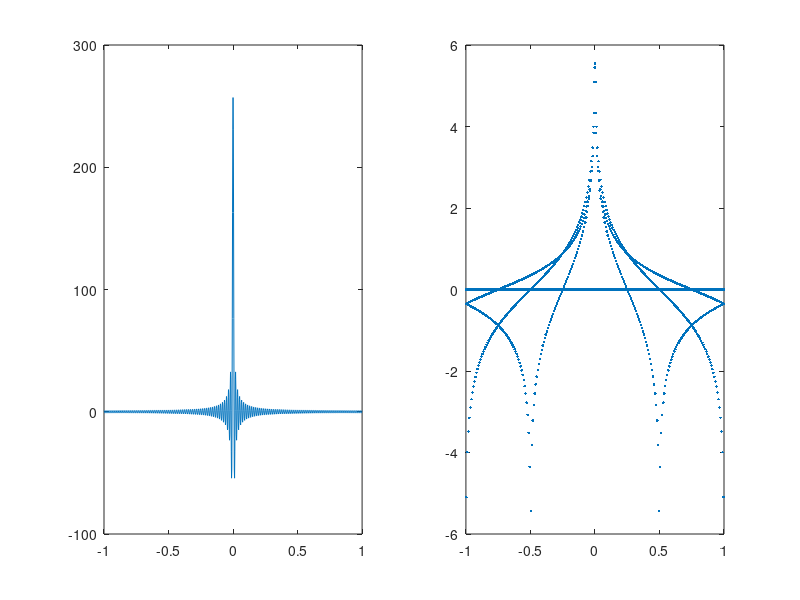

Write the MATLAB code that produced this figure. (Note: this script raises an error after producing the figure.)

%%%%%%%%;
% Note that delta-function is not well-approximated as fourier-series in 1d. ;
%%%%%%%%;
n_f = 128;
z_ = transpose(linspace(-1,+1,1+8*n_f));
d_ = sum(cos(1*pi*z_*[-n_f:+n_f]),2);
subplot(1,2,1);
plot(z_,d_);
subplot(1,2,2);
plot(z_,log(abs(d_)),'.');

%%%%%%%%;
% Note that delta-function is not well-approximated as spherical-harmonic series on sphere. ;
%%%%%%%%;
l_max=48;
n_z = 1+1024;
z_ = transpose(linspace(-1,+1,n_z));
dz = 2/max(1,n_z-1);
leg_zl__ = zeros(n_z,1+l_max);
l_ = zeros(1+l_max,1);
for l_val=0:l_max;
l_(1+l_val) = l_val;
tmp_j_ = legendreP(l_val,z_);
tmp_j2_ = abs(tmp_j_).^2;
tmp_s = 0.5 * dz*(sum(tmp_j2_(2:end-1)) + 0.5*(tmp_j2_(1+0)+tmp_j2_(end)));
tmp_j_ = tmp_j_./max(1e-12,sqrt(tmp_s));
leg_zl__(:,1+l_val) = tmp_j_;
end;%for l_val=0:l_max;
f_ = sqrt(2*l_+1)/sqrt(4*pi);
subplot(1,2,1); plot(z_,leg_zl__*f_,'o');
subplot(1,2,2); plot(z_,log(abs(leg_zl__*f_)),'o');

%%%%%%%%;
% Note that different spatial-kernels correspond to different deconvolution-factors. ;
%%%%%%%%;



%%%%%%%%;
% Now working on qbp_single_shell_9.m. ;
%%%%%%%%;

str_thisfunction = 'qbp_single_shell_9';
flag_verbose=1; flag_disp=1; nf=0;
if (flag_verbose>0); disp(sprintf(' %% testing %s',str_thisfunction)); end;
k_p_r_max = 48.0/(2*pi); k_eq_d = 1.0/(2*pi);
n_k_p_r = 1; k_p_r_1 = 1.0; k_p_r_ = k_p_r_1;
[ ...
 n_shell ...
,azimu_b_shell_ ...
,polar_a_shell_ ...
,weight_shell_ ...
,k_c_0_shell_ ...
,k_c_1_shell_ ...
,k_c_2_shell_ ...
] = ...
sample_shell_6( ...
 k_p_r_1 ...
,k_eq_d/k_p_r_max ...
) ;
k_p_r_shell_ = k_p_r_(1+0)*ones(n_shell,1);
%%%%%%%%;
l_max_upb = 96;
l_max = max(0,min(l_max_upb,1+ceil(2*pi*k_p_r_max)));
n_lm = (l_max+1).^2;
m_max_ = -l_max : +l_max;
n_m_max = length(m_max_);
Y_l_val_ = zeros(n_lm,1);
Y_m_val_ = zeros(n_lm,1);
tmp_l_val_ = zeros(n_lm,1);
tmp_m_val_ = zeros(n_lm,1);
na=0; 
for l_val=0:l_max;
for m_val=-l_val:+l_val;
tmp_l_val_(1+na) = l_val;
tmp_m_val_(1+na) = m_val;
na=na+1;
end;%for m_val=-l_val:+l_val;
end;%for l_val=0:l_max;
tmp_index_ = 0:n_lm-1;
Y_l_val_(1+tmp_index_) = tmp_l_val_;
Y_m_val_(1+tmp_index_) = tmp_m_val_;
weight_Y_ = ones(n_lm,1);
weight_3d_k_p_r_ = 4*pi;

%%%%%%%%;
% Build array of convolution-kernels for qbp. ;
%%%%%%%%;
sigma_kernel_ = pi*2.^[-8:0.5:-4]; n_sigma_kernel = numel(sigma_kernel_);
kernel_k_p_form_shells__ = zeros(n_shell,n_sigma_kernel);
for nsigma_kernel=0:n_sigma_kernel-1;
sigma_kernel = sigma_kernel_(1+nsigma_kernel);
kernel_k_p_form_ = exp(-((k_c_0_shell_-0).^2 + (k_c_1_shell_-0).^2 + (k_c_2_shell_-1).^2)/(2*sigma_kernel^2));
tmp_z = sum(kernel_k_p_form_.*weight_shell_)/(4*pi);
kernel_k_p_form_ = kernel_k_p_form_/max(1e-12,tmp_z);
tmp_z = sum(kernel_k_p_form_.*weight_shell_)/(4*pi);
assert(abs(tmp_z-1.0d0)<1e-6);
%%%%;
if (flag_disp>1);
kernel_lim_ = [0,prctile(kernel_k_p_form_,99.5)];
flag_2d_vs_3d = 0;
k_p_r_max = 1;
imagesc_polar_a_azimu_b_0( ...
 polar_a_shell_ ... 
,azimu_b_shell_ ... 
,kernel_k_p_form_ ... 
,kernel_lim_ ... 
,colormap_81s ... 
,flag_2d_vs_3d ...
,k_p_r_max ...
);
axisnotick3d; axis vis3d;
title('kernel_k_p_form_','Interpreter','none');
end;%if (flag_disp>1);
%%%%;
kernel_k_p_form_shells__(:,1+nsigma_kernel) = kernel_k_p_form_;
end;%for nsigma_kernel=0:n_sigma_kernel-1;
%%%%%%%%;
kernel_k_Y_quad_ys__ = zeros(n_lm,n_sigma_kernel);
kernel_k_p_quad_shells__ = zeros(n_shell,n_sigma_kernel);
%%%%;
for nsigma_kernel=0:n_sigma_kernel-1;
%%%%;
if (flag_verbose>0); disp(sprintf(' %% nsigma_kernel %d/%d',nsigma_kernel,n_sigma_kernel)); end;
kernel_k_p_form_ = kernel_k_p_form_shells__(:,1+nsigma_kernel);
if ~exist('Ylm_uklma___','var'); Ylm_uklma___=[]; end;
if ~exist('k_p_azimu_b_sub_uka__','var'); k_p_azimu_b_sub_uka__ = []; end;
if ~exist('k_p_polar_a_sub_uka__','var'); k_p_polar_a_sub_uka__ = []; end;
if ~exist('l_max_uk_','var'); l_max_uk_ = []; end;
if ~exist('index_nu_n_k_per_shell_from_nk_p_r_','var'); index_nu_n_k_per_shell_from_nk_p_r_ = []; end;
if ~exist('index_k_per_shell_uka__','var'); index_k_per_shell_uka__ = []; end;
[ ...
 kernel_k_Y_quad_ ...
,Ylm_uklma___ ...
,k_p_azimu_b_sub_uka__ ...
,k_p_polar_a_sub_uka__ ...
,l_max_uk_ ...
,index_nu_n_k_per_shell_from_nk_p_r_ ...
,index_k_per_shell_uka__ ...
] = ...
convert_k_p_to_spharm_4( ...
 flag_verbose ...
,n_shell ...
,[0,n_shell] ...
,k_p_r_shell_ ...
,azimu_b_shell_ ...
,polar_a_shell_ ...
,weight_3d_k_p_r_ ...
,weight_shell_ ...
,n_k_p_r ...
,k_p_r_ ...
,weight_3d_k_p_r_ ...
,l_max ...
,kernel_k_p_form_ ...
,Ylm_uklma___ ...
,k_p_azimu_b_sub_uka__ ...
,k_p_polar_a_sub_uka__ ...
,l_max_uk_ ...
,index_nu_n_k_per_shell_from_nk_p_r_ ...
,index_k_per_shell_uka__ ...
);
%%%%%%%%;
[ ...
 kernel_k_p_quad_ ...
] = ...
convert_spharm_to_k_p_4( ...
 flag_verbose ...
,n_shell ...
,[0,n_shell] ...
,k_p_r_shell_ ...
,azimu_b_shell_ ...
,polar_a_shell_ ...
,weight_3d_k_p_r_ ...
,weight_shell_ ...
,n_k_p_r ...
,k_p_r_ ...
,weight_3d_k_p_r_ ...
,l_max ...
,kernel_k_Y_quad_ ...
,Ylm_uklma___ ...
,k_p_azimu_b_sub_uka__ ...
,k_p_polar_a_sub_uka__ ...
,l_max_uk_ ...
,index_nu_n_k_per_shell_from_nk_p_r_ ...
,index_k_per_shell_uka__ ...
);
if (flag_verbose>0); disp(sprintf(' %% kernel_k_p_form_ vs kernel_k_p_quad_: %0.16f',fnorm(kernel_k_p_form_-kernel_k_p_quad_)/fnorm(kernel_k_p_form_))); end;
kernel_k_Y_quad_ys__(:,1+nsigma_kernel) = kernel_k_Y_quad_;
kernel_k_p_quad_shells__(:,1+nsigma_kernel) = kernel_k_p_quad_;
%%%%;
end;%for nsigma_kernel=0:n_sigma_kernel-1;
%%%%;
%%%%%%%%;
% Illustrate the kernel-coefficients. ;
%%%%%%%%;
if (flag_disp>0);
figure(1+nf);nf=nf+1;clf;figmed;
subplot(1,2,1);
hold on;
for nsigma_kernel=0:n_sigma_kernel-1;
plot(Y_l_val_,real(kernel_k_Y_quad_ys__(:,1+nsigma_kernel)),'.');
end;%for nsigma_kernel=0:n_sigma_kernel-1;
hold off;
xlabel('Y_l_val_','Interpreter','none');
ylabel('real(kernel_k_Y_quad_)','Interpreter','none');
subplot(1,2,2);
hold on;
for nsigma_kernel=0:n_sigma_kernel-1;
plot(Y_m_val_,real(kernel_k_Y_quad_ys__(:,1+nsigma_kernel)),'.');
end;%for nsigma_kernel=0:n_sigma_kernel-1;
hold off;
xlabel('Y_m_val_','Interpreter','none');
ylabel('real(kernel_k_Y_quad_)','Interpreter','none');
sgtitle('kernel coefficients','Interpreter','none');
end;%if (flag_disp>0);
%%%%%%%%;
% The 3-dimensional diffusion used to generate the kernels is not too far from ;
% the surface-diffusion associated with the spherical-harmonics. ;
% I.e., a gaussian with standard-deviation sigma_kernel ;
% corresponds reasonably closely to a diffusion-time of t = 0.5 sigma_kernel^2, ;
% which in turn corresponds to a diagonal scaling-factor of: exp(l*(l+1)*t) ;
% (in the sperical-harmonic basis). ;
%%%%%%%%;
if (flag_disp>0);
figure(1+nf);nf=nf+1;clf;figmed;
c_use__ = colormap_beach(); n_c_use = size(c_use__,1);
subplot(1,2,1);
hold on;
for nsigma_kernel=0:n_sigma_kernel-1;
nc_use = max(0,min(n_c_use-1,floor(n_c_use*nsigma_kernel/n_sigma_kernel)));
plot(Y_l_val_,real(kernel_k_Y_quad_ys__(:,1+nsigma_kernel)),'.','Color',c_use__(1+nc_use,:));
end;%for nsigma_kernel=0:n_sigma_kernel-1;
hold off;
xlabel('Y_l_val_','Interpreter','none');
ylabel('real(kernel_k_Y_quad_)','Interpreter','none');
subplot(1,2,2);
tmp_index_ = efind(Y_m_val_==0);
hold on;
for nsigma_kernel=1:n_sigma_kernel-1;
nc_use = max(0,min(n_c_use-1,floor(n_c_use*nsigma_kernel/n_sigma_kernel)));
sigma_kernel_pos = sigma_kernel_(1+nsigma_kernel-0);
sigma_kernel_pre = sigma_kernel_(1+nsigma_kernel-1);
plot(Y_l_val_(1+tmp_index_),real(kernel_k_Y_quad_ys__(1+tmp_index_,1+nsigma_kernel-0))./real(kernel_k_Y_quad_ys__(1+tmp_index_,1+nsigma_kernel-1)),'.','Color',c_use__(1+nc_use,:));
plot(Y_l_val_(1+tmp_index_),exp(Y_l_val_(1+tmp_index_).*(1+Y_l_val_(1+tmp_index_)).*(0.5*(sigma_kernel_pre.^2 - sigma_kernel_pos.^2))),'-','Color',c_use__(1+nc_use,:));
end;%for nsigma_kernel=0:n_sigma_kernel-1;
hold off;
ylim([0,1]);
xlabel('Y_l_val_','Interpreter','none');
ylabel('real(kernel_k_Y_quad_ys__(:,1+nsigma_kernel-0))./real(kernel_k_Y_quad_ys__(:,1+nsigma_kernel-1))','Interpreter','none');
sgtitle('kernel coefficients','Interpreter','none');
end;%if (flag_disp>0);
%%%%%%%%;
% Now we can deconvolve the diffusion-kernel coefficients to approximately-reconstruct a delta-function at the pole. ;
% I.e., the (l,m==0) coefficient for the kernel is close to: ;
% exp(-l*(1+l)*0.5*sigma_kernel^2)*sqrt(2l+1)*sqrt(4*pi);
%%%%%%%%;
if (flag_disp>0);
figure(1+nf);nf=nf+1;clf;figsml;
c_use__ = colormap_beach(); n_c_use = size(c_use__,1);
tmp_l_val_ = transpose([0:l_max]);
tmp_index_ = tmp_l_val_.^2 + tmp_l_val_ ; %<-- (l,m) has index l.^2 + l + m. ;
tmp_d_val_ = sqrt(2*tmp_l_val_+1)/sqrt(4*pi)*(4*pi) ;
subplot(1,1,1); hold on;
for nsigma_kernel=0:n_sigma_kernel-1;
nc_use = max(0,min(n_c_use-1,floor(n_c_use*nsigma_kernel/n_sigma_kernel)));
sigma_kernel = sigma_kernel_(1+nsigma_kernel);
tmp_f_ = exp(-Y_l_val_(1+tmp_index_).*(1+Y_l_val_(1+tmp_index_)).*(0.5*sigma_kernel^2));
plot(Y_l_val_(1+tmp_index_),real(kernel_k_Y_quad_ys__(1+tmp_index_,1+nsigma_kernel)),'o','Color',c_use__(1+nc_use,:));
plot(Y_l_val_(1+tmp_index_),tmp_f_.*tmp_d_val_,'-','Color',c_use__(1+nc_use,:));
end;%for nsigma_kernel=0:n_sigma_kernel-1;
hold off;
%ylim([0,10]);
xlabel('Y_l_val_','Interpreter','none');
ylabel('deconvolved coefficients','Interpreter','none');
sgtitle('polar-spike coefficients','Interpreter','none');
end;%if (flag_disp>0);
%%%%%%%%;
% This strongly motivates the definition of a kernel with spherical-harmonic coefficients: ;
% Y_{l}^{m\equiv 0} := \exp(-l*(1+l)*0.5*\sigma^2)*\sqrt(2l+1)*\sqrt(4*pi), ;
% with a sigma chosen such that either: ;
% (i): Y_{l_{\max}}^{0} := \exp(-l_{\max}*(1+l_{\max})*0.5*\sigma^2)*\sqrt(2l_{\max}+1)*\sqrt(4*pi) < \epsilon , or ;
% (ii): \sum_{l>l_{\max}}  Y_{l_{\max}}^{0} := \sum_{l>l_{\max}} \left\{\exp(-l*(1+l)*0.5*\sigma^2)*\sqrt(2l+1)*\sqrt(4*pi)right\}^2 / Z < \epsilon , ;
% where Z is the normalizing-factor \sum_{l\geq 0}  Y_{l_{\max}}^{0} . ;
%%%%%%%%;
epsilon_ = 10.^transpose([-9:0.5:-2]); n_epsilon = numel(epsilon_);
sigma_e_ = zeros(n_epsilon,1);
for nepsilon=0:n_epsilon-1;
epsilon = epsilon_(1+nepsilon); l_upb = 1024; l_zer = 0;
[~,sigma] = sigma_shell_kernel_0(struct('tolerance_master',epsilon),l_max,1024);
sigma_e_(1+nepsilon) = sigma;
end;%for nepsilon=0:n_epsilon-1;
%%%%%%%%;
% Let us pick epsilon = 1e-6 for now. ;
%%%%%%%%;
tmp_index = efind(abs(epsilon_-1e-6)<1e-12);
epsilon_kernel_crit = epsilon_(1+tmp_index);
sigma_kernel_crit = sigma_e_(1+tmp_index);
kernel_crit_k_Y_form_ = zeros(n_lm,1);
tmp_l_val_ = transpose([0:l_max]);
tmp_index_ = tmp_l_val_.^2 + tmp_l_val_;
kernel_crit_k_Y_form_(1+tmp_index_) = exp(-tmp_l_val_.*(1+tmp_l_val_).*0.5*sigma_kernel_crit.^2).*sqrt(1+2*tmp_l_val_)*sqrt(4*pi);
[ ...
 kernel_crit_k_p_quad_ ...
] = ...
convert_spharm_to_k_p_4( ...
 flag_verbose ...
,n_shell ...
,[0,n_shell] ...
,k_p_r_shell_ ...
,azimu_b_shell_ ...
,polar_a_shell_ ...
,weight_3d_k_p_r_ ...
,weight_shell_ ...
,n_k_p_r ...
,k_p_r_ ...
,weight_3d_k_p_r_ ...
,l_max ...
,kernel_crit_k_Y_form_ ...
,Ylm_uklma___ ...
,k_p_azimu_b_sub_uka__ ...
,k_p_polar_a_sub_uka__ ...
,l_max_uk_ ...
,index_nu_n_k_per_shell_from_nk_p_r_ ...
,index_k_per_shell_uka__ ...
);
[ ...
 kernel_crit_k_Y_quad_ ...
] = ...
convert_k_p_to_spharm_4( ...
 flag_verbose ...
,n_shell ...
,[0,n_shell] ...
,k_p_r_shell_ ...
,azimu_b_shell_ ...
,polar_a_shell_ ...
,weight_3d_k_p_r_ ...
,weight_shell_ ...
,n_k_p_r ...
,k_p_r_ ...
,weight_3d_k_p_r_ ...
,l_max ...
,kernel_crit_k_p_quad_ ...
,Ylm_uklma___ ...
,k_p_azimu_b_sub_uka__ ...
,k_p_polar_a_sub_uka__ ...
,l_max_uk_ ...
,index_nu_n_k_per_shell_from_nk_p_r_ ...
,index_k_per_shell_uka__ ...
);
if (flag_verbose>0); disp(sprintf(' %% kernel_crit_k_Y_form_ vs kernel_crit_k_Y_quad_: %0.16f',fnorm(kernel_crit_k_Y_form_-kernel_crit_k_Y_quad_)/fnorm(kernel_crit_k_Y_form_))); end;
%%%%;
if flag_disp;
figure(1+nf);nf=nf+1;clf;figmed;
subplot(1,2,1);
tmp_l_val_ = transpose([0:l_max]);
tmp_index_ = tmp_l_val_.^2 + tmp_l_val_ ; %<-- (l,m) has index l.^2 + l + m. ;
tmp_c_val_ = exp(-tmp_l_val_.*(1+tmp_l_val_).*0.5*sigma_kernel_crit.^2).*sqrt(1+2*tmp_l_val_).*sqrt(4*pi);
subplot(1,2,1); hold on;
plot(Y_l_val_(1+tmp_index_),real(kernel_crit_k_Y_form_(1+tmp_index_)),'o','Color','k');
plot(Y_l_val_(1+tmp_index_),real(kernel_crit_k_Y_quad_(1+tmp_index_)),'x','Color','k');
plot(Y_l_val_(1+tmp_index_),tmp_c_val_,'-','Color','k');
hold off;
xlabel('Y_l_val_','Interpreter','none');
ylabel('polar-spike coefficients','Interpreter','none');
subplot(1,2,2);
kernel_crit_lim_ = [0,prctile(kernel_crit_k_p_quad_,99.5)];
flag_2d_vs_3d = 0;
k_p_r_max = 1;
imagesc_polar_a_azimu_b_0( ...
 polar_a_shell_ ... 
,azimu_b_shell_ ... 
,kernel_crit_k_p_quad_ ... 
,kernel_crit_lim_ ... 
,colormap_81s ... 
,flag_2d_vs_3d ...
,k_p_r_max ...
);
axisnotick3d; axis vis3d;
title('kernel_crit_k_p_quad_','Interpreter','none');
end;%if flag_disp;
%%%%;
%%%%%%%%;
% Now we note that kernel_crit is *not* actually a gaussian (although it should be close). ;
%%%%%%%%;
kernel_crit_k_p_gaus_ = exp(-((k_c_0_shell_-0).^2 + (k_c_1_shell_-0).^2 + (k_c_2_shell_-1).^2)/(2*sigma_kernel_crit^2));
tmp_z = sum(kernel_crit_k_p_gaus_.*weight_shell_)/(4*pi);
kernel_crit_k_p_gaus_ = kernel_crit_k_p_gaus_/max(1e-12,tmp_z);
tmp_z = sum(kernel_crit_k_p_gaus_.*weight_shell_)/(4*pi);
assert(abs(tmp_z-1.0d0)<1e-6);
plot(real(kernel_crit_k_p_quad_)-real(kernel_crit_k_p_gaus_),'.');
xlabel(real(kernel_crit_k_p_quad_),'Interpreter','none');
ylabel(real(kernel_crit_k_p_gaus_),'Interpreter','none');
title('difference between kernel_crit and gaussian','Interpreter','none');
%%%%%%%%;
%kernel_crit_lim_ = [0,prctile(kernel_crit_k_p_quad_,99.5)];
kernel_crit_lim_ = [-0.1,+0.1];
subplot(1,2,1);
flag_2d_vs_3d = 0;
k_p_r_max = 1;
imagesc_polar_a_azimu_b_0( ...
 polar_a_shell_ ... 
,azimu_b_shell_ ... 
,kernel_crit_k_p_quad_ ... 
,kernel_crit_lim_ ... 
,colormap_81s ... 
,flag_2d_vs_3d ...
,k_p_r_max ...
);
subplot(1,2,2);
flag_2d_vs_3d = 0;
k_p_r_max = 1;
imagesc_polar_a_azimu_b_0( ...
 polar_a_shell_ ... 
,azimu_b_shell_ ... 
,kernel_crit_k_p_gaus_ ... 
,kernel_crit_lim_ ... 
,colormap_81s ... 
,flag_2d_vs_3d ...
,k_p_r_max ...
);
%%%%%%%%;
% Now try and form a kernel with a small support. ;
%%%%%%%%;
L_d_ = cell(1+l_max,1);
for l_val=0:l_max;
tmp_c_ = [zeros(l_val,1);1];
L_d_{1+l_val} = chebfun(leg2cheb(tmp_c_,'norm'),'coeffs');
end;%for l_val=0:l_max;
if flag_disp;
figure(1+nf);nf=nf+1;clf;figmed;
c_use__ = colormap_81s; n_c_use = size(c_use__,1);
n_z = 1+1024; z_ = transpose(linspace(-1,+1,n_z));
hold on;
for l_val=0:l_max;
nc_use = max(0,min(nc_use-1,floor(nc_use*l_val/l_max)));
plot(z_,L_d_{1+l_val}(z_),'-','Color',c_use__(1+nc_use,:));
end;%for l_val=0:l_max;
hold off;
xlabel('z'); ylabel('P(z)'); title('legendre polynomials'); grid on;
end;%if flag_disp;


%%%%%%%%;
% Now set up a_k_Y_form_ for later use. ;
%%%%%%%%;
a_k_Y_form_ = zeros(n_lm,1);
Y_l_use = +4; Y_m_use = -3;
%Y_l_use = +48; Y_m_use = -38;
a_k_Y_form_ = +1.0.*(Y_l_val_==Y_l_use).*(Y_m_val_==Y_m_use);
[ ...
 a_k_p_quad_ ...
] = ...
convert_spharm_to_k_p_4( ...
 flag_verbose ...
,n_shell ...
,[0,n_shell] ...
,k_p_r_shell_ ...
,azimu_b_shell_ ...
,polar_a_shell_ ...
,weight_3d_k_p_r_ ...
,weight_shell_ ...
,n_k_p_r ...
,k_p_r_ ...
,weight_3d_k_p_r_ ...
,l_max ...
,a_k_Y_form_ ...
,Ylm_uklma___ ...
,k_p_azimu_b_sub_uka__ ...
,k_p_polar_a_sub_uka__ ...
,l_max_uk_ ...
,index_nu_n_k_per_shell_from_nk_p_r_ ...
,index_k_per_shell_uka__ ...
);
%%%%%%%%;
[ ...
 a_k_Y_quad_ ...
] = ...
convert_k_p_to_spharm_4( ...
 flag_verbose ...
,n_shell ...
,[0,n_shell] ...
,k_p_r_shell_ ...
,azimu_b_shell_ ...
,polar_a_shell_ ...
,weight_3d_k_p_r_ ...
,weight_shell_ ...
,n_k_p_r ...
,k_p_r_ ...
,weight_3d_k_p_r_ ...
,l_max ...
,a_k_p_quad_ ...
,Ylm_uklma___ ...
,k_p_azimu_b_sub_uka__ ...
,k_p_polar_a_sub_uka__ ...
,l_max_uk_ ...
,index_nu_n_k_per_shell_from_nk_p_r_ ...
,index_k_per_shell_uka__ ...
);
if (flag_verbose>0); disp(sprintf(' %% a_k_Y_form_ vs a_k_Y_quad_: %0.16f',fnorm(a_k_Y_form_-a_k_Y_quad_)/fnorm(a_k_Y_form_))); end;
%%%%%%%%;
n_w = 2*2*l_max;
viewing_k_eq_d = 0.5*1.0/k_p_r_max;
[ ...
 S_k_p_wS__ ...
,~ ...
,n_viewing_S ...
,viewing_azimu_b_S_ ...
,viewing_polar_a_S_ ...
,viewing_weight_S_ ...
] = ...
pm_template_2( ...
 flag_verbose ...
,l_max ...
,n_k_p_r ...
,a_k_Y_form_ ...
,viewing_k_eq_d ...
,-1 ...
,n_w ...
);
n_S = n_viewing_S;
if (flag_verbose>0); disp(sprintf(' %% n_w %d, viewing_k_eq_d %0.6f, n_S %d',n_w,viewing_k_eq_d,n_S)); end;
S_k_p_wS__ = reshape(S_k_p_wS__,[n_w,n_S]);
%%%%%%%%;

%%%%%%%%;
% test uniform distribution of images. ;
%%%%%%%%;
parameter_qbp = struct('type','parameter');
parameter_qbp.tolerance_master = 1e-4;
parameter_qbp.flag_verbose = flag_verbose;
[ ...
 parameter_qbp ...
,a_k_Y_0qbp_ ...
] = ...
qbp_single_shell_9( ...
 parameter_qbp ...
,l_max ...
,n_w ...
,n_S ...
,S_k_p_wS__ ...
,[] ...
,[] ...
,viewing_polar_a_S_ ...
,viewing_azimu_b_S_ ...
);
%%%%%%%%;
[ ...
 a_k_p_0qbp_ ...
] = ...
convert_spharm_to_k_p_4( ...
 flag_verbose ...
,n_shell ...
,[0,n_shell] ...
,k_p_r_shell_ ...
,azimu_b_shell_ ...
,polar_a_shell_ ...
,weight_3d_k_p_r_ ...
,weight_shell_ ...
,n_k_p_r ...
,k_p_r_ ...
,weight_3d_k_p_r_ ...
,l_max ...
,a_k_Y_0qbp_ ...
,Ylm_uklma___ ...
,k_p_azimu_b_sub_uka__ ...
,k_p_polar_a_sub_uka__ ...
,l_max_uk_ ...
,index_nu_n_k_per_shell_from_nk_p_r_ ...
,index_k_per_shell_uka__ ...
);
%%%%%%%%;
if flag_disp;
flag_2d_vs_3d = 0; %<-- 3d;
alim_ = prctile(real(a_k_p_quad_),[5,95]); alim_ = mean(alim_) + 0.5*1.25*diff(alim_)*[-1,+1];
figure(1+nf);nf=nf+1;clf;figmed;
subplot(1,2,1);
imagesc_polar_a_azimu_b_0( ...
 polar_a_shell_ ... 
,azimu_b_shell_ ... 
,real(a_k_p_quad_) ... 
,alim_ ... 
,colormap_81s ... 
,flag_2d_vs_3d ...
,k_p_r_1 ...
);
title('real(a_k_p_quad_)','Interpreter','none');
subplot(1,2,2);
imagesc_polar_a_azimu_b_0( ...
 polar_a_shell_ ... 
,azimu_b_shell_ ... 
,real(a_k_p_0qbp_) ... 
,alim_ ... 
,colormap_81s ... 
,flag_2d_vs_3d ...
,k_p_r_1 ...
);
title('real(a_k_p_0qbp_)','Interpreter','none');
sgtitle('true (left) vs reconstruction (right)','Interpreter','none');
end;%if flag_disp;
%%%%%%%%;
if flag_disp;
figure(1+nf);nf=nf+1;clf;figmed;
subplot(1,3,1); plot(Y_l_val_,abs(a_k_Y_form_-a_k_Y_0qbp_),'.');
xlabel('Y_l_val_','Interpreter','none'); ylabel('abs(a_k_Y_form_-a_k_Y_0qbp_)','Interpreter','none'); grid on;
title('error vs l','Interpreter','none');
subplot(1,3,2); plot(Y_m_val_,abs(a_k_Y_form_-a_k_Y_0qbp_),'.');
xlabel('Y_m_val_','Interpreter','none'); ylabel('abs(a_k_Y_form_-a_k_Y_0qbp_)','Interpreter','none'); grid on;
title('error vs m','Interpreter','none');
disp(sprintf(' %% a_k_Y_form_ vs a_k_Y_0qbp_: %0.16f',fnorm(a_k_Y_form_-a_k_Y_0qbp_)/fnorm(a_k_Y_form_)));
subplot(1,3,3); plot(abs(a_k_Y_form_),abs(a_k_Y_0qbp_),'o');
xlabel('abs(a_k_Y_form_)','Interpreter','none'); ylabel('abs(a_k_Y_0qbp_)','Interpreter','none'); grid on;
title('scatterplot','Interpreter','none');
end;%if flag_disp;
%%%%%%%%;

%%%%%%%%;
% Now test nonuniform distribution of images. ;
% We select a subset of the templates and duplicate their appearance while retaining their amplitude.
%%%%%%%%;
index_nS_from_nM_ = transpose([0:n_S-1]); index_nS_from_nM_ = [repmat(index_nS_from_nM_(1:floor(n_S/4)),[3,1]);index_nS_from_nM_];
n_M = numel(index_nS_from_nM_);
index_MS__ = sparse(1+[0:n_M-1],1+index_nS_from_nM_,1,n_M,n_S);
index_sum_S_ = sum(index_MS__,1); %<-- number of times each S_k_p_w_ is used. ;
index_sum_M_ = index_sum_S_(1+index_nS_from_nM_); %<-- number of identical copies of each M_k_p_w_. ;
M_k_p_wM__ = zeros(n_w,n_M);
%M_k_p_wM__ = bsxfun(@rdivide,S_k_p_wS__(:,1+index_nS_from_nM_),reshape(max(1e-12,index_sum_M_),[1,n_M])); %<-- reduce amplitude. ;
M_k_p_wM__ = S_k_p_wS__(:,1+index_nS_from_nM_); %<-- retain amplitude. ;
viewing_polar_a_M_ = viewing_polar_a_S_(1+index_nS_from_nM_);
viewing_azimu_b_M_ = viewing_azimu_b_S_(1+index_nS_from_nM_);
parameter_qbp = struct('type','parameter');
parameter_qbp.tolerance_master = 1e-4;
parameter_qbp.flag_verbose = flag_verbose;
[ ...
 parameter_qbp ...
,a_k_Y_1qbp_ ...
] = ...
qbp_single_shell_9( ...
 parameter_qbp ...
,l_max ...
,n_w ...
,n_M ...
,M_k_p_wM__ ...
,[] ...
,[] ...
,viewing_polar_a_M_ ...
,viewing_azimu_b_M_ ...
);
if (flag_verbose>0); disp(sprintf(' %% a_k_Y_0qbp_ vs a_k_Y_1qbp_: %0.16f',fnorm(a_k_Y_0qbp_-a_k_Y_1qbp_)/fnorm(a_k_Y_0qbp_))); end;

%%%%%%%%;
% Now test the same nonuniform distribution of images, ;
% except this time give each image an in-plane rotation. ;
%%%%%%%%;
viewing_gamma_z_N_ = 2*pi*transpose([0:n_M-1])/n_M;
N_k_p_wM__ = M_k_p_wM__;
for nM=0:n_M-1; N_k_p_wM__(:,1+nM) = rotate_p_to_p(1,n_w,n_w,M_k_p_wM__(:,1+nM),+viewing_gamma_z_N_(1+nM)); end;%for nM=0:n_M-1;
parameter_qbp = struct('type','parameter');
parameter_qbp.tolerance_master = 1e-4;
parameter_qbp.flag_verbose = flag_verbose;
[ ...
 parameter_qbp ...
,a_k_Y_2qbp_ ...
] = ...
qbp_single_shell_9( ...
 parameter_qbp ...
,l_max ...
,n_w ...
,n_M ...
,N_k_p_wM__ ...
,[] ...
,[] ...
,viewing_polar_a_M_ ...
,viewing_azimu_b_M_ ...
,viewing_gamma_z_N_ ...
);
if (flag_verbose>0); disp(sprintf(' %% a_k_Y_0qbp_ vs a_k_Y_2qbp_: %0.16f',fnorm(a_k_Y_0qbp_-a_k_Y_2qbp_)/fnorm(a_k_Y_0qbp_))); end;
if (flag_verbose>0); disp(sprintf(' %% a_k_Y_1qbp_ vs a_k_Y_2qbp_: %0.16f',fnorm(a_k_Y_1qbp_-a_k_Y_2qbp_)/fnorm(a_k_Y_1qbp_))); end;

%%%%%%%%;
% Now test the same nonuniform distribution of images, ;
% except this time give each image an in-plane rotation, ;
% as well as an image-specific CTF. ;
%%%%%%%%;
n_CTF = 3;
gamma_z_ = transpose(2*pi*[0:n_w-1]/n_w);
CTF_k_p_wC__ = 0.75+0.25*[cos(1*gamma_z_) , sin(2*gamma_z_) , cos(3*gamma_z_)]; %<-- anisotropic. ;
%CTF_k_p_wC__ = 0.75+0.25*[0.1*cos(0*gamma_z_) , 0.5*cos(0*gamma_z_) , 0.9*cos(0*gamma_z_)]; %<-- isotropic. ;
index_nCTF_from_nN_ = mod(transpose([0:n_M-1]),n_CTF);
viewing_gamma_z_N_ = 1*2*pi*transpose([0:n_M-1])/n_M; %<-- yes image-dependent in-plane rotation. ;
%viewing_gamma_z_N_ = 0*2*pi*transpose([0:n_M-1])/n_M; %<-- not image-dependent in-plane rotation. ;
N_k_p_wM__ = M_k_p_wM__;
for nM=0:n_M-1;
M_k_p_w_ = M_k_p_wM__(:,1+nM);
viewing_gamma_z = viewing_gamma_z_N_(1+nM);
nCTF = index_nCTF_from_nN_(1+nM);
CTF_k_p_w_ = CTF_k_p_wC__(:,1+nCTF);
N_k_p_w_ = rotate_p_to_p(1,n_w,n_w,M_k_p_w_.*CTF_k_p_w_,+viewing_gamma_z);
N_k_p_wM__(:,1+nM) = N_k_p_w_;
clear M_k_p_w_ viewing_gamma_z nCTF CTF_k_p_w_ N_k_p_w_ ;
end;%for nM=0:n_M-1;
parameter_qbp = struct('type','parameter');
parameter_qbp.tolerance_master = 1e-4;
parameter_qbp.flag_verbose = flag_verbose;
[ ...
 parameter_qbp ...
,a_k_Y_3qbp_ ...
] = ...
qbp_single_shell_9( ...
 parameter_qbp ...
,l_max ...
,n_w ...
,n_M ...
,N_k_p_wM__ ...
,index_nCTF_from_nN_ ...
,CTF_k_p_wC__ ...
,viewing_polar_a_M_ ...
,viewing_azimu_b_M_ ...
,viewing_gamma_z_N_ ...
);
if (flag_verbose>0); disp(sprintf(' %% a_k_Y_0qbp_ vs a_k_Y_3qbp_: %0.16f',fnorm(a_k_Y_0qbp_-a_k_Y_3qbp_)/fnorm(a_k_Y_0qbp_))); end;
if (flag_verbose>0); disp(sprintf(' %% a_k_Y_1qbp_ vs a_k_Y_3qbp_: %0.16f',fnorm(a_k_Y_1qbp_-a_k_Y_3qbp_)/fnorm(a_k_Y_1qbp_))); end;
if (flag_verbose>0); disp(sprintf(' %% a_k_Y_2qbp_ vs a_k_Y_3qbp_: %0.16f',fnorm(a_k_Y_2qbp_-a_k_Y_3qbp_)/fnorm(a_k_Y_2qbp_))); end;

%%%%%%%%;
% Now measure the moments. ;
% Use the same nonuniform distribution of images, ;
% again giving each image an in-plane rotation, ;
% as well as an image-specific CTF. ;
%%%%%%%%;
n_CTF = 3;
gamma_z_ = transpose(2*pi*[0:n_w-1]/n_w);
CTF_k_p_wC__ = 0.75+0.25*[cos(1*gamma_z_) , sin(2*gamma_z_) , cos(3*gamma_z_)]; %<-- anisotropic. ;
%CTF_k_p_wC__ = 0.75+0.25*[0.1*cos(0*gamma_z_) , 0.5*cos(0*gamma_z_) , 0.9*cos(0*gamma_z_)]; %<-- isotropic. ;
index_nCTF_from_nN_ = mod(transpose([0:n_M-1]),n_CTF);
viewing_gamma_z_N_ = 1*2*pi*transpose([0:n_M-1])/n_M; %<-- yes image-dependent in-plane rotation. ;
%viewing_gamma_z_N_ = 0*2*pi*transpose([0:n_M-1])/n_M; %<-- not image-dependent in-plane rotation. ;
N_k_p_wM__ = M_k_p_wM__;
for nM=0:n_M-1;
M_k_p_w_ = M_k_p_wM__(:,1+nM);
viewing_gamma_z = viewing_gamma_z_N_(1+nM);
nCTF = index_nCTF_from_nN_(1+nM);
CTF_k_p_w_ = CTF_k_p_wC__(:,1+nCTF);
N_k_p_w_ = rotate_p_to_p(1,n_w,n_w,M_k_p_w_.*CTF_k_p_w_,+viewing_gamma_z);
N_k_p_wM__(:,1+nM) = N_k_p_w_;
clear M_k_p_w_ viewing_gamma_z nCTF CTF_k_p_w_ N_k_p_w_ ;
end;%for nM=0:n_M-1;
parameter_qbp = struct('type','parameter');
parameter_qbp.tolerance_master = 1e-4;
parameter_qbp.flag_verbose = flag_verbose;
[ ...
 parameter_qbp ...
,a_qbp_k_Y_lm_ ...
,a_evi_k_Y_lm_ ...
,a_var_k_Y_lm_ ...
,a_num_k_Y_lm_ ...
,a_0_k_Y_lm_ ...
,a_1_k_Y_lm_ ...
,a_2_k_Y_lm_ ...
] = ...
qbp_single_shell_9( ...
 parameter_qbp ...
,l_max ...
,n_w ...
,n_M ...
,N_k_p_wM__ ...
,index_nCTF_from_nN_ ...
,CTF_k_p_wC__ ...
,viewing_polar_a_M_ ...
,viewing_azimu_b_M_ ...
,viewing_gamma_z_N_ ...
);
a_k_Y_4qbp_ = a_qbp_k_Y_lm_;
if (flag_verbose>0); disp(sprintf(' %% a_k_Y_0qbp_ vs a_k_Y_4qbp_: %0.16f',fnorm(a_k_Y_0qbp_-a_k_Y_4qbp_)/fnorm(a_k_Y_0qbp_))); end;
if (flag_verbose>0); disp(sprintf(' %% a_k_Y_1qbp_ vs a_k_Y_4qbp_: %0.16f',fnorm(a_k_Y_1qbp_-a_k_Y_4qbp_)/fnorm(a_k_Y_1qbp_))); end;
if (flag_verbose>0); disp(sprintf(' %% a_k_Y_2qbp_ vs a_k_Y_4qbp_: %0.16f',fnorm(a_k_Y_2qbp_-a_k_Y_4qbp_)/fnorm(a_k_Y_2qbp_))); end;
if (flag_verbose>0); disp(sprintf(' %% a_k_Y_3qbp_ vs a_k_Y_4qbp_: %0.16f',fnorm(a_k_Y_3qbp_-a_k_Y_4qbp_)/fnorm(a_k_Y_3qbp_))); end;
%%%%%%%%;
a_qbp_k_p_all_ = convert_spharm_to_k_p_4(flag_verbose,n_shell,[0,n_shell],k_p_r_shell_,azimu_b_shell_,polar_a_shell_,weight_3d_k_p_r_,weight_shell_,n_k_p_r,k_p_r_,weight_3d_k_p_r_,l_max,a_qbp_k_Y_lm_,Ylm_uklma___,k_p_azimu_b_sub_uka__,k_p_polar_a_sub_uka__,l_max_uk_,index_nu_n_k_per_shell_from_nk_p_r_,index_k_per_shell_uka__);
a_evi_k_p_all_ = convert_spharm_to_k_p_4(flag_verbose,n_shell,[0,n_shell],k_p_r_shell_,azimu_b_shell_,polar_a_shell_,weight_3d_k_p_r_,weight_shell_,n_k_p_r,k_p_r_,weight_3d_k_p_r_,l_max,a_evi_k_Y_lm_,Ylm_uklma___,k_p_azimu_b_sub_uka__,k_p_polar_a_sub_uka__,l_max_uk_,index_nu_n_k_per_shell_from_nk_p_r_,index_k_per_shell_uka__);
a_var_k_p_all_ = convert_spharm_to_k_p_4(flag_verbose,n_shell,[0,n_shell],k_p_r_shell_,azimu_b_shell_,polar_a_shell_,weight_3d_k_p_r_,weight_shell_,n_k_p_r,k_p_r_,weight_3d_k_p_r_,l_max,a_var_k_Y_lm_,Ylm_uklma___,k_p_azimu_b_sub_uka__,k_p_polar_a_sub_uka__,l_max_uk_,index_nu_n_k_per_shell_from_nk_p_r_,index_k_per_shell_uka__);
a_num_k_p_all_ = convert_spharm_to_k_p_4(flag_verbose,n_shell,[0,n_shell],k_p_r_shell_,azimu_b_shell_,polar_a_shell_,weight_3d_k_p_r_,weight_shell_,n_k_p_r,k_p_r_,weight_3d_k_p_r_,l_max,a_num_k_Y_lm_,Ylm_uklma___,k_p_azimu_b_sub_uka__,k_p_polar_a_sub_uka__,l_max_uk_,index_nu_n_k_per_shell_from_nk_p_r_,index_k_per_shell_uka__);
a_0_k_p_all_ = convert_spharm_to_k_p_4(flag_verbose,n_shell,[0,n_shell],k_p_r_shell_,azimu_b_shell_,polar_a_shell_,weight_3d_k_p_r_,weight_shell_,n_k_p_r,k_p_r_,weight_3d_k_p_r_,l_max,a_0_k_Y_lm_,Ylm_uklma___,k_p_azimu_b_sub_uka__,k_p_polar_a_sub_uka__,l_max_uk_,index_nu_n_k_per_shell_from_nk_p_r_,index_k_per_shell_uka__);
a_1_k_p_all_ = convert_spharm_to_k_p_4(flag_verbose,n_shell,[0,n_shell],k_p_r_shell_,azimu_b_shell_,polar_a_shell_,weight_3d_k_p_r_,weight_shell_,n_k_p_r,k_p_r_,weight_3d_k_p_r_,l_max,a_1_k_Y_lm_,Ylm_uklma___,k_p_azimu_b_sub_uka__,k_p_polar_a_sub_uka__,l_max_uk_,index_nu_n_k_per_shell_from_nk_p_r_,index_k_per_shell_uka__);
a_2_k_p_all_ = convert_spharm_to_k_p_4(flag_verbose,n_shell,[0,n_shell],k_p_r_shell_,azimu_b_shell_,polar_a_shell_,weight_3d_k_p_r_,weight_shell_,n_k_p_r,k_p_r_,weight_3d_k_p_r_,l_max,a_2_k_Y_lm_,Ylm_uklma___,k_p_azimu_b_sub_uka__,k_p_polar_a_sub_uka__,l_max_uk_,index_nu_n_k_per_shell_from_nk_p_r_,index_k_per_shell_uka__);
%%%%%%%%;
% Now check for consistency across the moments. ;
% Note that, currently, the variance is negligible. ;
%%%%%%%%;
if (flag_verbose>0); disp(sprintf(' %% a_qbp_k_p_all_ vs (a_1_k_p_all_./a_0_k_p_all_): %0.16f',fnorm(a_qbp_k_p_all_ - (a_1_k_p_all_./a_0_k_p_all_))./fnorm(a_qbp_k_p_all_))); end;
if (flag_verbose>0); disp(sprintf(' %% a_evi_k_p_all_ vs a_0_k_p_all_: %0.16f',fnorm(a_evi_k_p_all_ - a_0_k_p_all_)./fnorm(a_evi_k_p_all_))); end;
if (flag_verbose>0); disp(sprintf(' %% a_var_k_p_all_ vs (a_2_k_p_all_./a_0_k_p_all_ - abs(a_1_k_p_all_./a_0_k_p_all_).^2): %0.16f',fnorm(a_var_k_p_all_ - (a_2_k_p_all_./a_0_k_p_all_ - abs(a_1_k_p_all_./a_0_k_p_all_).^2))./fnorm(a_var_k_p_all_))); end;
if (flag_verbose>0); disp(sprintf(' %% a_var_k_p_all_ vs (a_2_k_p_all_./a_0_k_p_all_ - abs(a_qbp_k_p_all_).^2): %0.16f',fnorm(a_var_k_p_all_ - (a_2_k_p_all_./a_0_k_p_all_ - abs(a_qbp_k_p_all_).^2))./fnorm(a_var_k_p_all_))); end;
if (flag_verbose>0); disp(sprintf(' %% a_2_k_p_all_ vs (a_var_k_p_all_.*a_evi_k_p_all_ + abs(a_qbp_k_p_all_).^2.*a_evi_k_p_all_): %0.16f',fnorm(a_2_k_p_all_ - (a_var_k_p_all_.*a_evi_k_p_all_ + abs(a_qbp_k_p_all_).^2.*a_evi_k_p_all_))./fnorm(a_2_k_p_all_))); end;
if (flag_verbose>0); disp(sprintf(' %% a_2_k_p_all_ vs (a_var_k_p_all_.*a_evi_k_p_all_ + abs(a_1_k_p_all_./a_0_k_p_all_).^2.*a_evi_k_p_all_): %0.16f',fnorm(a_2_k_p_all_ - (a_var_k_p_all_.*a_evi_k_p_all_ + abs(a_1_k_p_all_./a_0_k_p_all_).^2.*a_evi_k_p_all_))./fnorm(a_2_k_p_all_))); end;
%%%%%%%%;

%%%%%%%%;
% Now measure the ssnll (sigma-squared * negative-log-likelihood). ;
% For this we need to add noise to the images. ;
%%%%%%%%;
flag_isotropic = 0;
flag_noinplane = 0;
flag_zeronoise = 0; sigma_noise = 0.125d0;
n_CTF = 3;
gamma_z_ = transpose(2*pi*[0:n_w-1]/n_w);
if flag_isotropic==0; CTF_k_p_wC__ = 0.75+0.25*[cos(1*gamma_z_) , sin(2*gamma_z_) , cos(3*gamma_z_)]; end; %<-- anisotropic. ;
if flag_isotropic==1; CTF_k_p_wC__ = 0.75+0.25*[0.1*cos(0*gamma_z_) , 0.5*cos(0*gamma_z_) , 0.9*cos(0*gamma_z_)]; end; %<-- isotropic. ;
index_nCTF_from_nN_ = mod(transpose([0:n_M-1]),n_CTF);
if flag_noinplane==0; viewing_gamma_z_N_ = 1*2*pi*transpose([0:n_M-1])/n_M; end; %<-- yes image-dependent in-plane rotation. ;
if flag_noinplane==1; viewing_gamma_z_N_ = 0*2*pi*transpose([0:n_M-1])/n_M; end; %<-- not image-dependent in-plane rotation. ;
O_k_p_wM__ = M_k_p_wM__;
for nM=0:n_M-1;
M_k_p_w_ = M_k_p_wM__(:,1+nM);
viewing_gamma_z = viewing_gamma_z_N_(1+nM);
nCTF = index_nCTF_from_nN_(1+nM);
CTF_k_p_w_ = CTF_k_p_wC__(:,1+nCTF);
if flag_zeronoise==0; %<-- yes add noise. ;
rng(1+nM);
eps_k_p_w_ = sigma_noise/sqrt(2) * crandn(n_w,1); eps_k_p_w_ = eps_k_p_w_ + conj(circshift(eps_k_p_w_,floor(n_w/2))); %<-- conjugacy constraint. ;
O_k_p_w_ = rotate_p_to_p(1,n_w,n_w,M_k_p_w_.*CTF_k_p_w_,+viewing_gamma_z) + eps_k_p_w_;
end;%if flag_zeronoise==0;
if flag_zeronoise==1; %<-- not add noise. ;
O_k_p_w_ = rotate_p_to_p(1,n_w,n_w,M_k_p_w_.*CTF_k_p_w_,+viewing_gamma_z);
end;%if flag_zeronoise==1;
O_k_p_wM__(:,1+nM) = O_k_p_w_;
clear M_k_p_w_ viewing_gamma_z nCTF CTF_k_p_w_ O_k_p_w_ ;
end;%for nM=0:n_M-1;
%%%%%%%%;
parameter_qbp = struct('type','parameter');
parameter_qbp.tolerance_master = 1e-4;
parameter_qbp.flag_verbose = flag_verbose;
[ ...
 parameter_qbp ...
,a_qbp_k_Y_lm_ ...
,a_evi_k_Y_lm_ ...
,a_var_k_Y_lm_ ...
,a_num_k_Y_lm_ ...
,a_0_k_Y_lm_ ...
,a_1_k_Y_lm_ ...
,a_2_k_Y_lm_ ...
] = ...
qbp_single_shell_9( ...
 parameter_qbp ...
,l_max ...
,n_w ...
,n_M ...
,O_k_p_wM__ ...
,index_nCTF_from_nN_ ...
,CTF_k_p_wC__ ...
,viewing_polar_a_M_ ...
,viewing_azimu_b_M_ ...
,viewing_gamma_z_N_ ...
);
a_k_Y_5qbp_ = a_qbp_k_Y_lm_;
if (flag_verbose>0); disp(sprintf(' %% a_k_Y_0qbp_ vs a_k_Y_5qbp_: %0.16f',fnorm(a_k_Y_0qbp_-a_k_Y_5qbp_)/fnorm(a_k_Y_0qbp_))); end;
if (flag_verbose>0); disp(sprintf(' %% a_k_Y_1qbp_ vs a_k_Y_5qbp_: %0.16f',fnorm(a_k_Y_1qbp_-a_k_Y_5qbp_)/fnorm(a_k_Y_1qbp_))); end;
if (flag_verbose>0); disp(sprintf(' %% a_k_Y_2qbp_ vs a_k_Y_5qbp_: %0.16f',fnorm(a_k_Y_2qbp_-a_k_Y_5qbp_)/fnorm(a_k_Y_2qbp_))); end;
if (flag_verbose>0); disp(sprintf(' %% a_k_Y_3qbp_ vs a_k_Y_5qbp_: %0.16f',fnorm(a_k_Y_3qbp_-a_k_Y_5qbp_)/fnorm(a_k_Y_3qbp_))); end;
if (flag_verbose>0); disp(sprintf(' %% a_k_Y_4qbp_ vs a_k_Y_5qbp_: %0.16f',fnorm(a_k_Y_4qbp_-a_k_Y_5qbp_)/fnorm(a_k_Y_4qbp_))); end;
%%%%%%%%;
a_qbp_k_p_all_ = convert_spharm_to_k_p_4(flag_verbose,n_shell,[0,n_shell],k_p_r_shell_,azimu_b_shell_,polar_a_shell_,weight_3d_k_p_r_,weight_shell_,n_k_p_r,k_p_r_,weight_3d_k_p_r_,l_max,a_qbp_k_Y_lm_,Ylm_uklma___,k_p_azimu_b_sub_uka__,k_p_polar_a_sub_uka__,l_max_uk_,index_nu_n_k_per_shell_from_nk_p_r_,index_k_per_shell_uka__);
a_evi_k_p_all_ = convert_spharm_to_k_p_4(flag_verbose,n_shell,[0,n_shell],k_p_r_shell_,azimu_b_shell_,polar_a_shell_,weight_3d_k_p_r_,weight_shell_,n_k_p_r,k_p_r_,weight_3d_k_p_r_,l_max,a_evi_k_Y_lm_,Ylm_uklma___,k_p_azimu_b_sub_uka__,k_p_polar_a_sub_uka__,l_max_uk_,index_nu_n_k_per_shell_from_nk_p_r_,index_k_per_shell_uka__);
a_var_k_p_all_ = convert_spharm_to_k_p_4(flag_verbose,n_shell,[0,n_shell],k_p_r_shell_,azimu_b_shell_,polar_a_shell_,weight_3d_k_p_r_,weight_shell_,n_k_p_r,k_p_r_,weight_3d_k_p_r_,l_max,a_var_k_Y_lm_,Ylm_uklma___,k_p_azimu_b_sub_uka__,k_p_polar_a_sub_uka__,l_max_uk_,index_nu_n_k_per_shell_from_nk_p_r_,index_k_per_shell_uka__);
a_num_k_p_all_ = convert_spharm_to_k_p_4(flag_verbose,n_shell,[0,n_shell],k_p_r_shell_,azimu_b_shell_,polar_a_shell_,weight_3d_k_p_r_,weight_shell_,n_k_p_r,k_p_r_,weight_3d_k_p_r_,l_max,a_num_k_Y_lm_,Ylm_uklma___,k_p_azimu_b_sub_uka__,k_p_polar_a_sub_uka__,l_max_uk_,index_nu_n_k_per_shell_from_nk_p_r_,index_k_per_shell_uka__);
a_0_k_p_all_ = convert_spharm_to_k_p_4(flag_verbose,n_shell,[0,n_shell],k_p_r_shell_,azimu_b_shell_,polar_a_shell_,weight_3d_k_p_r_,weight_shell_,n_k_p_r,k_p_r_,weight_3d_k_p_r_,l_max,a_0_k_Y_lm_,Ylm_uklma___,k_p_azimu_b_sub_uka__,k_p_polar_a_sub_uka__,l_max_uk_,index_nu_n_k_per_shell_from_nk_p_r_,index_k_per_shell_uka__);
a_1_k_p_all_ = convert_spharm_to_k_p_4(flag_verbose,n_shell,[0,n_shell],k_p_r_shell_,azimu_b_shell_,polar_a_shell_,weight_3d_k_p_r_,weight_shell_,n_k_p_r,k_p_r_,weight_3d_k_p_r_,l_max,a_1_k_Y_lm_,Ylm_uklma___,k_p_azimu_b_sub_uka__,k_p_polar_a_sub_uka__,l_max_uk_,index_nu_n_k_per_shell_from_nk_p_r_,index_k_per_shell_uka__);
a_2_k_p_all_ = convert_spharm_to_k_p_4(flag_verbose,n_shell,[0,n_shell],k_p_r_shell_,azimu_b_shell_,polar_a_shell_,weight_3d_k_p_r_,weight_shell_,n_k_p_r,k_p_r_,weight_3d_k_p_r_,l_max,a_2_k_Y_lm_,Ylm_uklma___,k_p_azimu_b_sub_uka__,k_p_polar_a_sub_uka__,l_max_uk_,index_nu_n_k_per_shell_from_nk_p_r_,index_k_per_shell_uka__);
%%%%%%%%;
% Now check for consistency across the moments. ;
%%%%%%%%;
if (flag_verbose>0); disp(sprintf(' %% a_qbp_k_p_all_ vs (a_1_k_p_all_./a_0_k_p_all_): %0.16f',fnorm(a_qbp_k_p_all_ - (a_1_k_p_all_./a_0_k_p_all_))./fnorm(a_qbp_k_p_all_))); end;
if (flag_verbose>0); disp(sprintf(' %% a_evi_k_p_all_ vs a_0_k_p_all_: %0.16f',fnorm(a_evi_k_p_all_ - a_0_k_p_all_)./fnorm(a_evi_k_p_all_))); end;
if (flag_verbose>0); disp(sprintf(' %% a_var_k_p_all_ vs (a_2_k_p_all_./a_0_k_p_all_ - abs(a_1_k_p_all_./a_0_k_p_all_).^2): %0.16f',fnorm(a_var_k_p_all_ - (a_2_k_p_all_./a_0_k_p_all_ - abs(a_1_k_p_all_./a_0_k_p_all_).^2))./fnorm(a_var_k_p_all_))); end;
if (flag_verbose>0); disp(sprintf(' %% a_var_k_p_all_ vs (a_2_k_p_all_./a_0_k_p_all_ - abs(a_qbp_k_p_all_).^2): %0.16f',fnorm(a_var_k_p_all_ - (a_2_k_p_all_./a_0_k_p_all_ - abs(a_qbp_k_p_all_).^2))./fnorm(a_var_k_p_all_))); end;
if (flag_verbose>0); disp(sprintf(' %% a_2_k_p_all_ vs (a_var_k_p_all_.*a_evi_k_p_all_ + abs(a_qbp_k_p_all_).^2.*a_evi_k_p_all_): %0.16f',fnorm(a_2_k_p_all_ - (a_var_k_p_all_.*a_evi_k_p_all_ + abs(a_qbp_k_p_all_).^2.*a_evi_k_p_all_))./fnorm(a_2_k_p_all_))); end;
if (flag_verbose>0); disp(sprintf(' %% a_2_k_p_all_ vs (a_var_k_p_all_.*a_evi_k_p_all_ + abs(a_1_k_p_all_./a_0_k_p_all_).^2.*a_evi_k_p_all_): %0.16f',fnorm(a_2_k_p_all_ - (a_var_k_p_all_.*a_evi_k_p_all_ + abs(a_1_k_p_all_./a_0_k_p_all_).^2.*a_evi_k_p_all_))./fnorm(a_2_k_p_all_))); end;
%%%%%%%%;
% Now calculate ssnll. ;
%%%%%%%%;

%%%%;
parameter_ssnll = struct('type','parameter');
parameter_ssnll.flag_verbose = flag_verbose;
[ ...
 parameter_ssnll ...
,ssnll_M ...
] = ...
ssnll_from_S_k_p_single_shell_9( ...
 parameter_ssnll ...
,l_max ...
,n_w ...
,n_S ...
,S_k_p_wS__ ...
,viewing_polar_a_S_ ...
,viewing_azimu_b_S_ ...
,n_M ...
,M_k_p_wM__ ...
,[] ...
,[] ...
,viewing_polar_a_M_ ...
,viewing_azimu_b_M_ ...
);
if (flag_verbose>0); disp(sprintf(' %% ssnll_M: %0.16f',ssnll_M)); end;
%%%%;
parameter_ssnll = struct('type','parameter');
parameter_ssnll.flag_verbose = flag_verbose;
[ ...
 parameter_ssnll ...
,ssnll_N ...
] = ...
ssnll_from_S_k_p_single_shell_9( ...
 parameter_ssnll ...
,l_max ...
,n_w ...
,n_S ...
,S_k_p_wS__ ...
,viewing_polar_a_S_ ...
,viewing_azimu_b_S_ ...
,n_M ...
,N_k_p_wM__ ...
,index_nCTF_from_nN_ ...
,CTF_k_p_wC__ ...
,viewing_polar_a_M_ ...
,viewing_azimu_b_M_ ...
,viewing_gamma_z_N_ ...
);
if (flag_verbose>0); disp(sprintf(' %% ssnll_N: %0.16f',ssnll_N)); end;
%%%%;
parameter_ssnll = struct('type','parameter');
parameter_ssnll.flag_verbose = flag_verbose;
[ ...
 parameter_ssnll ...
,ssnll_O ...
] = ...
ssnll_from_S_k_p_single_shell_9( ...
 parameter_ssnll ...
,l_max ...
,n_w ...
,n_S ...
,S_k_p_wS__ ...
,viewing_polar_a_S_ ...
,viewing_azimu_b_S_ ...
,n_M ...
,O_k_p_wM__ ...
,index_nCTF_from_nN_ ...
,CTF_k_p_wC__ ...
,viewing_polar_a_M_ ...
,viewing_azimu_b_M_ ...
,viewing_gamma_z_N_ ...
);
if (flag_verbose>0); disp(sprintf(' %% ssnll_O: %0.16f',ssnll_O)); end;
%%%%%%%%;
ssnll_from_S_O = ssnll_O;
ssnll_from_V_O_term0 = sum( + 1*real(a_evi_k_p_all_).*abs(a_k_p_quad_).^2.*weight_shell_/(4*pi) , 'all' );
ssnll_from_V_O_term1 = sum( - 2*real(real(a_evi_k_p_all_).*conj(a_k_p_quad_).*(a_qbp_k_p_all_)).*weight_shell_/(4*pi) , 'all' );
ssnll_from_V_O_term2 = sum( + 1*real(a_evi_k_p_all_).*abs(a_qbp_k_p_all_).^2.*weight_shell_/(4*pi) , 'all' );
ssnll_from_V_O_term3 = sum( + 1*real(a_evi_k_p_all_).*abs(a_var_k_p_all_).*weight_shell_/(4*pi) , 'all' );
ssnll_from_V_O = 0.5 * (ssnll_from_V_O_term0 + ssnll_from_V_O_term1 + ssnll_from_V_O_term2 + ssnll_from_V_O_term3)*(4*pi)/n_w ;
if (flag_verbose>0); disp(sprintf(' %% ssnll_from_S_O (unscaled): %0.16f',ssnll_from_S_O)); end;
if (flag_verbose>0); disp(sprintf(' %% ssnll_from_V_O (unscaled): %0.16f',ssnll_from_V_O)); end;
%%%%%%%%;

%%%%%%%%;
% set up experiment to test scaling. ;
%%%%%%%%;
n_frac = 8;
frac_ = transpose(linspace(0,1,1+n_frac)); frac_ = frac_(1:n_frac);
ssnll_from_S_O_f_ = zeros(n_frac,1);
ssnll_from_V_O_f_ = zeros(n_frac,1);
%%%%%%%%;
for nfrac=0:n_frac-1;
frac = frac_(1+nfrac);
tmp_n_M = ceil(frac*n_M);
rng(1+nfrac); tmp_p_ij_ = randperm(n_M,tmp_n_M);
%%%%;
parameter_qbp = struct('type','parameter');
parameter_qbp.tolerance_master = 1e-4;
parameter_qbp.flag_verbose = flag_verbose;
[ ...
 parameter_qbp ...
,tmp_a_qbp_k_Y_lm_ ...
,tmp_a_evi_k_Y_lm_ ...
,tmp_a_var_k_Y_lm_ ...
,tmp_a_num_k_Y_lm_ ...
,tmp_a_0_k_Y_lm_ ...
,tmp_a_1_k_Y_lm_ ...
,tmp_a_2_k_Y_lm_ ...
] = ...
qbp_single_shell_9( ...
 parameter_qbp ...
,l_max ...
,n_w ...
,tmp_n_M ...
,O_k_p_wM__(:,tmp_p_ij_) ...
,index_nCTF_from_nN_(tmp_p_ij_) ...
,CTF_k_p_wC__ ...
,viewing_polar_a_M_(tmp_p_ij_) ...
,viewing_azimu_b_M_(tmp_p_ij_) ...
,viewing_gamma_z_N_(tmp_p_ij_) ...
);
tmp_a_qbp_k_p_all_ = convert_spharm_to_k_p_4(flag_verbose,n_shell,[0,n_shell],k_p_r_shell_,azimu_b_shell_,polar_a_shell_,weight_3d_k_p_r_,weight_shell_,n_k_p_r,k_p_r_,weight_3d_k_p_r_,l_max,tmp_a_qbp_k_Y_lm_,Ylm_uklma___,k_p_azimu_b_sub_uka__,k_p_polar_a_sub_uka__,l_max_uk_,index_nu_n_k_per_shell_from_nk_p_r_,index_k_per_shell_uka__);
tmp_a_evi_k_p_all_ = convert_spharm_to_k_p_4(flag_verbose,n_shell,[0,n_shell],k_p_r_shell_,azimu_b_shell_,polar_a_shell_,weight_3d_k_p_r_,weight_shell_,n_k_p_r,k_p_r_,weight_3d_k_p_r_,l_max,tmp_a_evi_k_Y_lm_,Ylm_uklma___,k_p_azimu_b_sub_uka__,k_p_polar_a_sub_uka__,l_max_uk_,index_nu_n_k_per_shell_from_nk_p_r_,index_k_per_shell_uka__);
tmp_a_var_k_p_all_ = convert_spharm_to_k_p_4(flag_verbose,n_shell,[0,n_shell],k_p_r_shell_,azimu_b_shell_,polar_a_shell_,weight_3d_k_p_r_,weight_shell_,n_k_p_r,k_p_r_,weight_3d_k_p_r_,l_max,tmp_a_var_k_Y_lm_,Ylm_uklma___,k_p_azimu_b_sub_uka__,k_p_polar_a_sub_uka__,l_max_uk_,index_nu_n_k_per_shell_from_nk_p_r_,index_k_per_shell_uka__);
tmp_ssnll_from_V_O_term0 = sum( + 1*real(tmp_a_evi_k_p_all_).*abs(a_k_p_quad_).^2.*weight_shell_/(4*pi) , 'all' );
tmp_ssnll_from_V_O_term1 = sum( - 2*real(real(tmp_a_evi_k_p_all_).*conj(a_k_p_quad_).*(tmp_a_qbp_k_p_all_)).*weight_shell_/(4*pi) , 'all' );
tmp_ssnll_from_V_O_term2 = sum( + 1*real(tmp_a_evi_k_p_all_).*abs(tmp_a_qbp_k_p_all_).^2.*weight_shell_/(4*pi) , 'all' );
tmp_ssnll_from_V_O_term3 = sum( + 1*real(tmp_a_evi_k_p_all_).*abs(tmp_a_var_k_p_all_).*weight_shell_/(4*pi) , 'all' );
tmp_ssnll_from_V_O = 0.5 * (tmp_ssnll_from_V_O_term0 + tmp_ssnll_from_V_O_term1 + tmp_ssnll_from_V_O_term2 + tmp_ssnll_from_V_O_term3)*(4*pi)/n_w ;
ssnll_from_V_O_f_(1+nfrac) = tmp_ssnll_from_V_O;
%%%%;
parameter_ssnll = struct('type','parameter');
parameter_ssnll.flag_verbose = flag_verbose;
[ ...
 parameter_ssnll ...
,tmp_ssnll_O ...
] = ...
ssnll_from_S_k_p_single_shell_9( ...
 parameter_ssnll ...
,l_max ...
,n_w ...
,n_S ...
,S_k_p_wS__ ...
,viewing_polar_a_S_ ...
,viewing_azimu_b_S_ ...
,tmp_n_M ...
,O_k_p_wM__(:,tmp_p_ij_) ...
,index_nCTF_from_nN_(tmp_p_ij_) ...
,CTF_k_p_wC__ ...
,viewing_polar_a_M_(tmp_p_ij_) ...
,viewing_azimu_b_M_(tmp_p_ij_) ...
,viewing_gamma_z_N_(tmp_p_ij_) ...
);
tmp_ssnll_from_S_O = tmp_ssnll_O;
ssnll_from_S_O_f_(1+nfrac) = tmp_ssnll_from_S_O;
%%%%;
end;%for nfrac=0:n_frac-1;
%%%%%%%%;

if flag_disp;
figure(1+nf);nf=nf+1;clf;figmed;
subplot(1,2,1);
plot(frac_,ssnll_from_S_O_f_,'ko-',frac_,ssnll_from_V_O_f_,'ro-');
xlabel('fraction of image-pool used'); ylabel('ssnll');
legend({'ssnll from S','ssnll from V'},'Location','NorthWest');
title('ssnll vs fraction','Interpreter','none');
subplot(1,2,2);
plot(frac_,ssnll_from_V_O_f_./ssnll_from_S_O_f_,'ro-');
xlabel('fraction of image-pool used'); ylabel('ssnll_from_V_O_f_./ssnll_from_S_O_f_','Interpreter','none');
title('ratio (i.e., volumetric/template) vs fraction','Interpreter','none');
end;%if flag_disp;

%%%%%%%%;
% Try with zero images and templates that are identically one. ;
%%%%%%%%;
tmp_a_k_Y_form_ = zeros(n_lm,1); tmp_a_k_Y_form_(1+0) = 1.0d0; %<-- all ones. ;
[ ...
 tmp_a_k_p_quad_ ...
] = ...
convert_spharm_to_k_p_4( ...
 flag_verbose ...
,n_shell ...
,[0,n_shell] ...
,k_p_r_shell_ ...
,azimu_b_shell_ ...
,polar_a_shell_ ...
,weight_3d_k_p_r_ ...
,weight_shell_ ...
,n_k_p_r ...
,k_p_r_ ...
,weight_3d_k_p_r_ ...
,l_max ...
,tmp_a_k_Y_form_ ...
,Ylm_uklma___ ...
,k_p_azimu_b_sub_uka__ ...
,k_p_polar_a_sub_uka__ ...
,l_max_uk_ ...
,index_nu_n_k_per_shell_from_nk_p_r_ ...
,index_k_per_shell_uka__ ...
);
[ ...
 tmp_S_k_p_wS__ ...
] = ...
pm_template_2( ...
 flag_verbose ...
,l_max ...
,n_k_p_r ...
,tmp_a_k_Y_form_ ...
,viewing_k_eq_d ...
,-1 ...
,n_w ...
);
if (flag_verbose>0); disp(sprintf(' %% n_w %d, viewing_k_eq_d %0.6f, n_S %d',n_w,viewing_k_eq_d,n_S)); end;
tmp_S_k_p_wS__ = reshape(tmp_S_k_p_wS__,[n_w,n_S]); %<-- now each element of tmp_S_k_p_wS__ should be 1/sqrt(4*pi). ;
if (flag_verbose>0); disp(sprintf(' %% fnorm(tmp_S_k_p_wS__ - 1/sqrt(4*pi)): %0.16f',fnorm(tmp_S_k_p_wS__ - 1/sqrt(4*pi)))); end;
%%%%;
parameter_qbp = struct('type','parameter');
parameter_qbp.tolerance_master = 1e-4;
parameter_qbp.flag_verbose = flag_verbose;
[ ...
 parameter_qbp ...
,tmp_a_qbp_k_Y_lm_ ...
,tmp_a_evi_k_Y_lm_ ...
,tmp_a_var_k_Y_lm_ ...
,tmp_a_num_k_Y_lm_ ...
,tmp_a_0_k_Y_lm_ ...
,tmp_a_1_k_Y_lm_ ...
,tmp_a_2_k_Y_lm_ ...
] = ...
qbp_single_shell_9( ...
 parameter_qbp ...
,l_max ...
,n_w ...
,n_M ...
,zeros(size(O_k_p_wM__)) ...
,index_nCTF_from_nN_ ...
,ones(size(CTF_k_p_wC__)) ...
,viewing_polar_a_M_ ...
,viewing_azimu_b_M_ ...
,viewing_gamma_z_N_ ...
);
tmp_a_qbp_k_p_all_ = convert_spharm_to_k_p_4(flag_verbose,n_shell,[0,n_shell],k_p_r_shell_,azimu_b_shell_,polar_a_shell_,weight_3d_k_p_r_,weight_shell_,n_k_p_r,k_p_r_,weight_3d_k_p_r_,l_max,tmp_a_qbp_k_Y_lm_,Ylm_uklma___,k_p_azimu_b_sub_uka__,k_p_polar_a_sub_uka__,l_max_uk_,index_nu_n_k_per_shell_from_nk_p_r_,index_k_per_shell_uka__);
tmp_a_evi_k_p_all_ = convert_spharm_to_k_p_4(flag_verbose,n_shell,[0,n_shell],k_p_r_shell_,azimu_b_shell_,polar_a_shell_,weight_3d_k_p_r_,weight_shell_,n_k_p_r,k_p_r_,weight_3d_k_p_r_,l_max,tmp_a_evi_k_Y_lm_,Ylm_uklma___,k_p_azimu_b_sub_uka__,k_p_polar_a_sub_uka__,l_max_uk_,index_nu_n_k_per_shell_from_nk_p_r_,index_k_per_shell_uka__);
tmp_a_var_k_p_all_ = convert_spharm_to_k_p_4(flag_verbose,n_shell,[0,n_shell],k_p_r_shell_,azimu_b_shell_,polar_a_shell_,weight_3d_k_p_r_,weight_shell_,n_k_p_r,k_p_r_,weight_3d_k_p_r_,l_max,tmp_a_var_k_Y_lm_,Ylm_uklma___,k_p_azimu_b_sub_uka__,k_p_polar_a_sub_uka__,l_max_uk_,index_nu_n_k_per_shell_from_nk_p_r_,index_k_per_shell_uka__);
tmp_ssnll_from_V_0_term0 = sum( + 1*real(tmp_a_evi_k_p_all_).*abs(tmp_a_k_p_quad_).^2.*weight_shell_/(4*pi) , 'all' );
tmp_ssnll_from_V_0_term1 = sum( - 2*real(real(tmp_a_evi_k_p_all_).*conj(tmp_a_k_p_quad_).*(tmp_a_qbp_k_p_all_)).*weight_shell_/(4*pi) , 'all' );
tmp_ssnll_from_V_0_term2 = sum( + 1*real(tmp_a_evi_k_p_all_).*abs(tmp_a_qbp_k_p_all_).^2.*weight_shell_/(4*pi) , 'all' );
tmp_ssnll_from_V_0_term3 = sum( + 1*real(tmp_a_evi_k_p_all_).*abs(tmp_a_var_k_p_all_).*weight_shell_/(4*pi) , 'all' );
tmp_ssnll_from_V_0 = 0.5 * (tmp_ssnll_from_V_0_term0 + tmp_ssnll_from_V_0_term1 + tmp_ssnll_from_V_0_term2 + tmp_ssnll_from_V_0_term3)*(4*pi)/n_w ;
%%%%;
parameter_ssnll = struct('type','parameter');
parameter_ssnll.flag_verbose = flag_verbose;
[ ...
 parameter_ssnll ...
,tmp_ssnll_0 ...
] = ...
ssnll_from_S_k_p_single_shell_9( ...
 parameter_ssnll ...
,l_max ...
,n_w ...
,n_S ...
,tmp_S_k_p_wS__ ...
,viewing_polar_a_S_ ...
,viewing_azimu_b_S_ ...
,n_M ...
,zeros(size(O_k_p_wM__)) ...
,index_nCTF_from_nN_ ...
,ones(size(CTF_k_p_wC__)) ...
,viewing_polar_a_M_ ...
,viewing_azimu_b_M_ ...
,viewing_gamma_z_N_ ...
);
tmp_ssnll_from_S_0 = tmp_ssnll_0;
%%%%%%%%;
if flag_disp;
figure(1+nf);nf=nf+1;clf;figmed;
fontsize_use = 12;
subplot(1,2,1);
alim_ = [0,max(real(tmp_a_evi_k_p_all_))];
flag_2d_vs_3d = 0;
imagesc_polar_a_azimu_b_0(polar_a_shell_,azimu_b_shell_,real(tmp_a_evi_k_p_all_),alim_,colormap_80s(),flag_2d_vs_3d);
title('real(tmp_a_evi_k_p_all_)','Interpreter','none');
set(gca,'FontSize',fontsize_use);
axisnotick3d; axis equal; axis vis3d;
subplot(1,2,2);
[ ...
 tmp_k_p_polar_a_wM__ ...
,tmp_k_p_azimu_b_wM__ ...
] = ...
cg_rhs_2( ...
 n_M ...
,n_w ...
,viewing_polar_a_M_ ...
,viewing_azimu_b_M_ ...
,viewing_gamma_z_N_ ...
);
flag_loghist_vs_hist = 0;
[ ...
 hist_ ...
 weighted_hist_ ...
 lim_use_ ...
] = ...
hist2d_polar_a_azimu_b_0( ...
 polar_a_shell_ ...
,azimu_b_shell_ ...
,weight_shell_ ...
,periodize(tmp_k_p_polar_a_wM__(:),0,1*pi) ...
,periodize(tmp_k_p_azimu_b_wM__(:),0,2*pi) ...
,alim_ ...
,colormap_80s ...
,flag_2d_vs_3d ...
,flag_loghist_vs_hist ...
);
title('empirical a_evi_k_p_all_','Interpreter','none');
set(gca,'FontSize',fontsize_use);
axisnotick3d; axis equal; axis vis3d;
end;%if flag_disp;
%%%%%%%%;

%%%%%%%%;
% Now see ssnll_from_a_k_Y_10.m ;
% for a more general ssnll calculation. ;
%%%%%%%%;



		    
